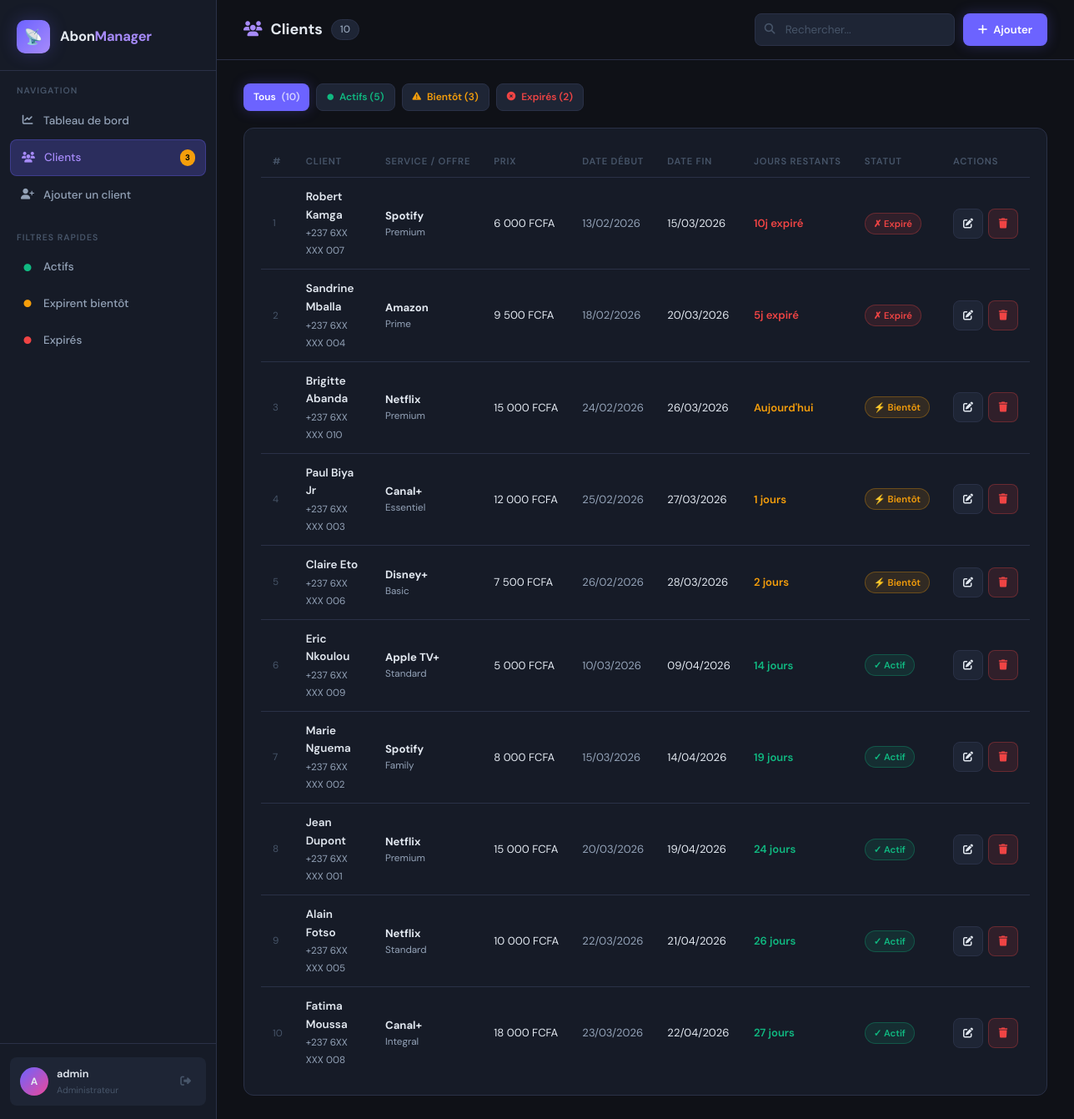
Page /clients.php (signed in) on the committed database.
### tables this page shows
CREATE TABLE IF NOT EXISTS clients (
    id          INT AUTO_INCREMENT PRIMARY KEY,
    nom         VARCHAR(150) NOT NULL,
    telephone   VARCHAR(30)  NOT NULL,
    service     VARCHAR(100) NOT NULL,        
    offre       VARCHAR(100) NOT NULL,        
    prix        DECIMAL(10,2) NOT NULL DEFAULT 0.00,
    date_debut  DATE NOT NULL,
    date_fin    DATE NOT NULL,                
    statut      ENUM('actif','expire','expire_bientot') NOT NULL DEFAULT 'actif',
    created_at  TIMESTAMP DEFAULT CURRENT_TIMESTAMP,
    updated_at  TIMESTAMP DEFAULT CURRENT_TIMESTAMP ON UPDATE CURRENT_TIMESTAMP
);

### clients.php (the view, shortened to what this page needs)
<?php
require_once __DIR__ . '/includes/functions.php';
$search = trim($_GET['q']      ?? '');
$filtre = trim($_GET['filtre'] ?? '');
$clients = getClients($search, $filtre);
$stats   = getStatistiques();
?>
<!DOCTYPE html>
<html lang="fr">
<head>
    <link rel="stylesheet" href="https://cdnjs.cloudflare.com/ajax/libs/font-awesome/6.5.0/css/all.min.css">
    <link rel="stylesheet" href="/abonnement-app/css/style.css">
</head>
<body>
<div class="app-wrapper">
    <?php include __DIR__ . '/includes/sidebar.php'; ?>
    <main class="main-content">
        <div class="topbar">
            <div class="page-title">
                <i class="fas fa-users"></i>
                Clients
                <span style="font-size:0.8rem;font-weight:500;color:var(--text2);
                    background:var(--bg3);border:1px solid var(--border);
                    padding:2px 10px;border-radius:99px">
                    <?= count($clients) ?>
                </span>
            </div>
            <div class="topbar-actions">
                <form method="GET" action="" style="display:flex;gap:8px;align-items:center">
                    <div class="search-bar">
                        <i class="fas fa-magnifying-glass"></i>
                        <input
                            type="text"
                            name="q"
                            id="searchInput"
                            class="form-control"
                            placeholder="Rechercher..."
                            value="<?= htmlspecialchars($search) ?>"
                        >
                    </div>
                </form>
                <a href="/abonnement-app/ajouter_client.php" class="btn btn-primary">
                    <i class="fas fa-plus"></i>
                    <span>Ajouter</span>
                </a>
            </div>
        </div>
        <div class="page-body">
            <div style="display:flex;gap:8px;margin-bottom:20px;flex-wrap:wrap">
                <a href="/abonnement-app/clients.php<?= $search ? '?q='.urlencode($search) : '' ?>"
                   class="btn btn-sm <?= !$filtre ? 'btn-primary' : 'btn-secondary' ?>">
                    Tous <span style="opacity:0.7">(<?= $stats['total'] ?>)</span>
                </a>
                <a href="/abonnement-app/clients.php?filtre=actif<?= $search ? '&q='.urlencode($search) : '' ?>"
                   class="btn btn-sm <?= $filtre==='actif' ? 'btn-primary' : 'btn-secondary' ?>"
                   style="<?= $filtre==='actif' ? '' : 'color:var(--green)' ?>">
                    <i class="fas fa-circle" style="font-size:0.5rem"></i>
                    Actifs (<?= $stats['actifs'] ?>)
                </a>
                <a href="/abonnement-app/clients.php?filtre=expire_bientot<?= $search ? '&q='.urlencode($search) : '' ?>"
                   class="btn btn-sm <?= $filtre==='expire_bientot' ? 'btn-primary' : 'btn-secondary' ?>"
                   style="<?= $filtre==='expire_bientot' ? '' : 'color:var(--orange)' ?>">
                    <i class="fas fa-triangle-exclamation" style="font-size:0.7rem"></i>
                    Bientôt (<?= $stats['expire_bientot'] ?>)
                </a>
                <a href="/abonnement-app/clients.php?filtre=expire<?= $search ? '&q='.urlencode($search) : '' ?>"
                   class="btn btn-sm <?= $filtre==='expire' ? 'btn-primary' : 'btn-secondary' ?>"
                   style="<?= $filtre==='expire' ? '' : 'color:var(--red)' ?>">
                    <i class="fas fa-circle-xmark" style="font-size:0.7rem"></i>
                    Expirés (<?= $stats['expires'] ?>)
                </a>
            </div>
            <div class="card fade-in">
                <div class="table-wrapper">
                    <?php if (count($clients) > 0): ?>
                        <table>
                            <thead>
                                <tr>
                                    <th>#</th>
                                    <th>Client</th>
                                    <th>Service / Offre</th>
                                    <th>Prix</th>
                                    <th>Date début</th>
                                    <th>Date fin</th>
                                    <th>Jours restants</th>
                                    <th>Statut</th>
                                    <th>Actions</th>
                                </tr>
                            </thead>
                            <tbody>
                                <?php foreach ($clients as $index => $client): ?>
                                    <?php
                                    $now   = new DateTime();
                                    $fin   = new DateTime($client['date_fin']);
                                    $diff  = (int) $now->diff($fin)->format('%r%a');
                                    $jCls  = $diff < 0 ? 'jours-expire' : ($diff <= 3 ? 'jours-alerte' : 'jours-ok');
                                    ?>
                                    <tr data-searchable="<?= htmlspecialchars(strtolower($client['nom'].' '.$client['telephone'].' '.$client['service'])) ?>">
                                        <td style="color:var(--text3);font-size:0.78rem">
                                            <?= $index + 1 ?>
                                        </td>
                                        <td class="td-nom">
                                            <strong><?= htmlspecialchars($client['nom']) ?></strong>
                                            <span><?= htmlspecialchars($client['telephone']) ?></span>
                                        </td>
                                        <td>
                                            <strong><?= htmlspecialchars($client['service']) ?></strong>
                                            <span style="display:block;font-size:0.78rem;color:var(--text2)">
                                                <?= htmlspecialchars($client['offre']) ?>
                                            </span>
                                        </td>
                                        <td style="font-variant-numeric:tabular-nums;white-space:nowrap">
                                            <?= formatPrix((float)$client['prix']) ?>
                                        </td>
                                        <td style="color:var(--text2);white-space:nowrap">
                                            <?= date('d/m/Y', strtotime($client['date_debut'])) ?>
                                        </td>
                                        <td style="white-space:nowrap">
                                            <?= date('d/m/Y', strtotime($client['date_fin'])) ?>
                                        </td>
                                        <td>
                                            <span class="<?= $jCls ?>">
                                                <?= joursRestants($client['date_fin']) ?>
                                            </span>
                                        </td>
                                        <td><?= badgeStatut($client['statut']) ?></td>
                                        <td>
                                            <div style="display:flex;gap:6px">
                                                <a href="/abonnement-app/modifier_client.php?id=<?= $client['id'] ?>"
                                                   class="btn btn-secondary btn-icon btn-sm"
                                                   title="Modifier">
                                                    <i class="fas fa-pen-to-square"></i>
                                                </a>
                                                <button
                                                    class="btn btn-danger btn-icon btn-sm"
                                                    data-delete-id="<?= $client['id'] ?>"
                                                    data-delete-name="<?= htmlspecialchars($client['nom']) ?>"
                                                    title="Supprimer">
                                                    <i class="fas fa-trash"></i>
                                                </button>
                                            </div>
                                        </td>
                                    </tr>
                                <?php endforeach; ?>
                            </tbody>
                        </table>
                    <?php endif; ?>
                </div>
            </div>
        </div>
    </main>
</div>
</body>
</html>

### includes/functions.php (shortened to what this page needs)
<?php
function getStatistiques(): array {
    $db = getDB();
    $stats = [];
    $stats['total']           = $db->query("SELECT COUNT(*) FROM clients")->fetchColumn();
    $stats['actifs']          = $db->query("SELECT COUNT(*) FROM clients WHERE statut = 'actif'")->fetchColumn();
    $stats['expires']         = $db->query("SELECT COUNT(*) FROM clients WHERE statut = 'expire'")->fetchColumn();
    $stats['expire_bientot']  = $db->query("SELECT COUNT(*) FROM clients WHERE statut = 'expire_bientot'")->fetchColumn();
    $stats['revenus']         = $db->query("SELECT COALESCE(SUM(prix), 0) FROM clients WHERE statut IN ('actif','expire_bientot')")->fetchColumn();
    $stats['nouveaux_mois']   = $db->query("SELECT COUNT(*) FROM clients WHERE MONTH(created_at) = MONTH(CURDATE()) AND YEAR(created_at) = YEAR(CURDATE())")->fetchColumn();
    return $stats;
}
function getClients(string $search = '', string $filtre = ''): array {
    $db = getDB();
    $sql    = "SELECT * FROM clients WHERE 1=1";
    $params = [];
    $sql .= " ORDER BY date_fin ASC";
    $stmt = $db->prepare($sql);
    $stmt->execute($params);
    return $stmt->fetchAll();
}
function formatPrix(float $prix): string {
    return number_format($prix, 0, ',', ' ') . ' FCFA';
}
function badgeStatut(string $statut): string {
    return match($statut) {
        'actif'           => '<span class="badge badge-actif">✓ Actif</span>',
        'expire'          => '<span class="badge badge-expire">✗ Expiré</span>',
        'expire_bientot'  => '<span class="badge badge-alerte">⚡ Bientôt</span>',
        default           => '<span class="badge">Inconnu</span>',
    };
}
function joursRestants(string $date_fin): string {
    $aujourd_hui = new DateTime();
    $fin         = new DateTime($date_fin);
    $diff        = (int) $aujourd_hui->diff($fin)->format('%r%a');
    if ($diff < 0)  return abs($diff) . 'j expiré';
    if ($diff == 0) return "Aujourd'hui";
    return $diff . ' jours';
}

### css/style.css (style rules this page uses)
:root { --bg: #0f1117; --bg2: #161b27; --bg3: #1e2535; --border: #2a3147; --accent: #6c63ff; --accent2: #a78bfa; --accent-glow: rgba(108, 99, 255, 0.25); --green: #10b981; --green-bg: rgba(16, 185, 129, 0.12); --red: #ef4444; --red-bg: rgba(239, 68, 68, 0.12); --orange: #f59e0b; --orange-bg: rgba(245, 158, 11, 0.12); --blue: #3b82f6; --blue-bg: rgba(59, 130, 246, 0.12); --text: #e2e8f0; --text2: #94a3b8; --text3: #475569; --sidebar-w: 260px; --radius: 12px; --radius-sm: 8px; --shadow: 0 4px 24px rgba(0,0,0,0.4); --transition: all 0.2s ease; --font-main: 'DM Sans', sans-serif; --font-mono: 'JetBrains Mono', monospace; }
*, *::before, *::after { box-sizing: border-box; margin: 0; padding: 0; }
html { font-size: 15px; }
body { font-family: var(--font-main); background: var(--bg); color: var(--text); min-height: 100vh; line-height: 1.6; -webkit-font-smoothing: antialiased; }
a { color: var(--accent2); text-decoration: none; }
.app-wrapper { display: flex; min-height: 100vh; }
.main-content { flex: 1; margin-left: var(--sidebar-w); min-height: 100vh; display: flex; flex-direction: column; transition: var(--transition); }
.page-body { padding: 28px 32px; flex: 1; }
.topbar { padding: 16px 32px; border-bottom: 1px solid var(--border); background: var(--bg); display: flex; align-items: center; justify-content: space-between; position: sticky; top: 0; z-index: 50; backdrop-filter: blur(8px); }
.page-title { font-size: 1.2rem; font-weight: 700; display: flex; align-items: center; gap: 10px; }
.page-title i { color: var(--accent2); }
.topbar-actions { display: flex; gap: 10px; align-items: center; }
.btn { display: inline-flex; align-items: center; gap: 7px; padding: 9px 18px; border-radius: var(--radius-sm); font-size: 0.875rem; font-weight: 600; font-family: var(--font-main); cursor: pointer; border: none; transition: var(--transition); text-decoration: none; white-space: nowrap; }
.btn-primary { background: var(--accent); color: #fff; box-shadow: 0 0 16px var(--accent-glow); }
.btn-secondary { background: var(--bg3); color: var(--text); border: 1px solid var(--border); }
.btn-danger { background: var(--red-bg); color: var(--red); border: 1px solid rgba(239,68,68,0.3); }
.btn-sm { padding: 6px 12px; font-size: 0.8rem; }
.btn-icon { padding: 8px; width: 36px; height: 36px; justify-content: center; }
.card { background: var(--bg2); border: 1px solid var(--border); border-radius: var(--radius); padding: 20px; }
.table-wrapper { overflow-x: auto; }
table { width: 100%; border-collapse: collapse; font-size: 0.875rem; }
thead th { text-align: left; padding: 10px 14px; color: var(--text3); font-size: 0.75rem; font-weight: 600; text-transform: uppercase; letter-spacing: 0.8px; border-bottom: 1px solid var(--border); white-space: nowrap; }
tbody tr { border-bottom: 1px solid var(--border); transition: var(--transition); }
tbody tr:last-child { border-bottom: none; }
tbody td { padding: 12px 14px; vertical-align: middle; }
.td-nom strong { display: block; font-weight: 600; font-size: 0.9rem; }
.td-nom span { font-size: 0.78rem; color: var(--text2); }
.badge { display: inline-flex; align-items: center; gap: 4px; padding: 3px 10px; border-radius: 99px; font-size: 0.75rem; font-weight: 600; white-space: nowrap; }
.badge-actif { background: var(--green-bg); color: var(--green); border: 1px solid rgba(16,185,129,0.3); }
.badge-expire { background: var(--red-bg); color: var(--red); border: 1px solid rgba(239,68,68,0.3); }
.badge-alerte { background: var(--orange-bg); color: var(--orange); border: 1px solid rgba(245,158,11,0.3); }
.form-control { padding: 10px 14px; background: var(--bg3); border: 1px solid var(--border); border-radius: var(--radius-sm); color: var(--text); font-size: 0.9rem; font-family: var(--font-main); transition: var(--transition); outline: none; }
.form-control::placeholder { color: var(--text3); }
.search-bar { position: relative; display: flex; align-items: center; }
.search-bar i { position: absolute; left: 12px; color: var(--text3); font-size: 0.85rem; }
.search-bar input { padding-left: 36px; width: 240px; }
.jours-ok { color: var(--green); font-weight: 600; }
.jours-alerte { color: var(--orange); font-weight: 600; }
.jours-expire { color: var(--red); font-weight: 600; }
.fade-in { animation: fadeIn 0.3s ease both; }

### rows in the picture
clients: nom "Robert Kamga", telephone "+237 6XX XXX 007", service "Spotify", offre "Premium", prix "6 000 FCFA", date_debut "13/02/2026", date_fin "15/03/2026", date_fin "10j expiré", statut "✗ Expiré"
clients: nom "Sandrine Mballa", telephone "+237 6XX XXX 004", service "Amazon", offre "Prime", prix "9 500 FCFA", date_debut "18/02/2026", date_fin "20/03/2026", date_fin "5j expiré", statut "✗ Expiré"
clients: nom "Brigitte Abanda", telephone "+237 6XX XXX 010", service "Netflix", offre "Premium", prix "15 000 FCFA", date_debut "24/02/2026", date_fin "26/03/2026", date_fin "Aujourd'hui", statut "⚡ Bientôt"
clients: nom "Paul Biya Jr", telephone "+237 6XX XXX 003", service "Canal+", offre "Essentiel", prix "12 000 FCFA", date_debut "25/02/2026", date_fin "27/03/2026", date_fin "1 jours", statut "⚡ Bientôt"
clients: nom "Claire Eto", telephone "+237 6XX XXX 006", service "Disney+", offre "Basic", prix "7 500 FCFA", date_debut "26/02/2026", date_fin "28/03/2026", date_fin "2 jours", statut "⚡ Bientôt"
clients: nom "Eric Nkoulou", telephone "+237 6XX XXX 009", service "Apple TV+", offre "Standard", prix "5 000 FCFA", date_debut "10/03/2026", date_fin "09/04/2026", date_fin "14 jours", statut "✓ Actif"
clients: nom "Marie Nguema", telephone "+237 6XX XXX 002", service "Spotify", offre "Family", prix "8 000 FCFA", date_debut "15/03/2026", date_fin "14/04/2026", date_fin "19 jours", statut "✓ Actif"
clients: nom "Jean Dupont", telephone "+237 6XX XXX 001", service "Netflix", offre "Premium", prix "15 000 FCFA", date_debut "20/03/2026", date_fin "19/04/2026", date_fin "24 jours", statut "✓ Actif"
clients: nom "Alain Fotso", telephone "+237 6XX XXX 005", service "Netflix", offre "Standard", prix "10 000 FCFA", date_debut "22/03/2026", date_fin "21/04/2026", date_fin "26 jours", statut "✓ Actif"
clients: nom "Fatima Moussa", telephone "+237 6XX XXX 008", service "Canal+", offre "Integral", prix "18 000 FCFA", date_debut "23/03/2026", date_fin "22/04/2026", date_fin "27 jours", statut "✓ Actif"

### other values in the picture
$alertes_count "3"
substr($_SESSION['admin_username'] ?? 'A', 0, 1) "A"
$_SESSION['admin_username'] "admin"
count($clients) "10"
$stats['total'] "10"
$stats['actifs'] "5"
$stats['expire_bientot'] "3"
$stats['expires'] "2"
